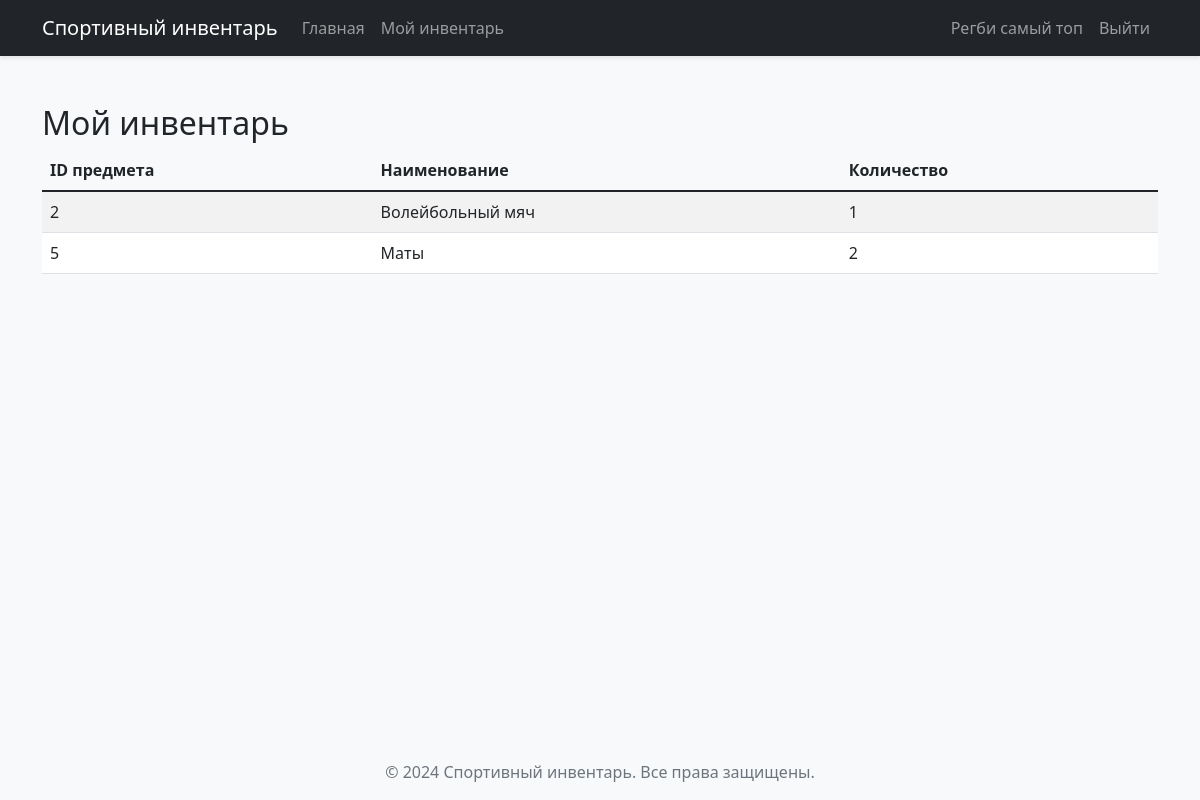
Screenshot of /my_inventory (signed in) with the database file from the repository.
### models.py (models this page shows)
class User(db.Model, UserMixin):
    __tablename__ = 'users'
    id = db.Column(db.Integer(), primary_key=True, unique=True, nullable=False)
    username = db.Column(db.String(64), nullable=False, unique=True)
    email = db.Column(db.String(128), nullable=False, unique=True)
    password = db.Column(db.String(64), nullable=False)
    admin = db.Column(db.Boolean, default=False)
    profile_picture = db.Column(db.String(128), nullable=True)

class Equipment(db.Model):
    __tablename__ = 'equipment'
    equipment_id = db.Column(db.Integer(), db.ForeignKey(
        'storage.id'), primary_key=True)
    user_id = db.Column(db.Integer(), db.ForeignKey(
        'users.id'), primary_key=True)
    count = db.Column(db.Integer(), default=1)
    __table_args__ = (db.UniqueConstraint(
        'equipment_id', 'user_id', name='uq_equipment_user'),)
    storage = db.relationship('Storage', backref='equipment')

class Storage(db.Model):
    __tablename__ = 'storage'
    id = db.Column(db.Integer(), primary_key=True, nullable=False)
    name = db.Column(db.String(64), nullable=False)
    count = db.Column(db.Integer())

### app.py (the view)
@app.route('/my_inventory')
@login_required
def my_inventory():
    user_equipment = Equipment.query.filter_by(user_id=current_user.id).all()
    return render_template('my_inventory.html', equipment=user_equipment)

### app.py (called while the page is built)
@login_manager.user_loader
def load_user(user_id):
    return User.query.get(int(user_id))

### templates/my_inventory.html (shortened to what this page needs)
{% extends "base.html" %}
{% block content %}
<div class="container mt-4">
    <h2>Мой инвентарь</h2>
    <div class="table-responsive">
        <table class="table table-striped table-hover">
            <thead class="thead-dark">
                <tr>
                    <th>ID предмета</th>
                    <th>Наименование</th>
                    <th>Количество</th>
                </tr>
            </thead>
            <tbody>
                {% for item in equipment %}
                <tr>
                    <td>{{ item.equipment_id }}</td>
                    <td>{{ item.storage.name }}</td>
                    <td>{{ item.count }}</td>
                </tr>
                {% endfor %}
            </tbody>
        </table>
    </div>
</div>
{% endblock %}

### templates/base.html (shortened to what this page needs)
<!DOCTYPE html>
<html lang="ru">
<head>
    <link href="https://cdn.jsdelivr.net/npm/bootstrap@5.1.3/dist/css/bootstrap.min.css" rel="stylesheet">
    <link rel="stylesheet" href="{{ url_for('static', filename='css/style.css') }}">
</head>
<body>
    <nav class="navbar navbar-expand-lg navbar-dark bg-dark">
        <div class="container">
            <a class="navbar-brand" href="{{ url_for('get_data') }}">Спортивный инвентарь</a>
            <div class="collapse navbar-collapse" id="navbarNav">
                <ul class="navbar-nav me-auto">
                    <li class="nav-item">
                        <a class="nav-link" href="{{ url_for('get_data') }}">Главная</a>
                    </li>
                    {% if current_user.is_authenticated and not current_user.admin %}
                    <li class="nav-item">
                        <a class="nav-link" href="{{ url_for('my_inventory') }}">Мой инвентарь</a>
                    </li>
                    {% endif %}
                </ul>
                <ul class="navbar-nav">
                    {% if current_user.is_authenticated %}
                    <li class="nav-item">
                        <a class="nav-link" href="{{ url_for('profile') }}">
                            {{ current_user.username }}
                        </a>
                    </li>
                    <li class="nav-item">
                        <a class="nav-link" href="{{ url_for('logout') }}">Выйти</a>
                    </li>
                    {% endif %}
                </ul>
            </div>
        </div>
    </nav>
    <main class="py-4">
        {% block content %}
        {% endblock %}
    </main>
    <footer class="footer mt-auto py-3 bg-light">
        <div class="container text-center">
            <span class="text-muted">© 2024 Спортивный инвентарь. Все права защищены.</span>
        </div>
    </footer>
</body>
</html>

### static/css/style.css (style rules this page uses)
body { min-height: 100vh; display: flex; flex-direction: column; background-color: #f8f9fa; }
main { flex: 1; }
.footer { margin-top: auto; }
.table { background-color: #fff; }
.table thead { background-color: #f8f9fa; }
.navbar { box-shadow: 0 2px 4px rgba(0, 0, 0, 0.1); }

### rows the page displays
User: username "Регби самый топ"
Equipment: equipment_id "2", storage.name "Волейбольный мяч", count "1"
Equipment: equipment_id "5", storage.name "Маты", count "2"
